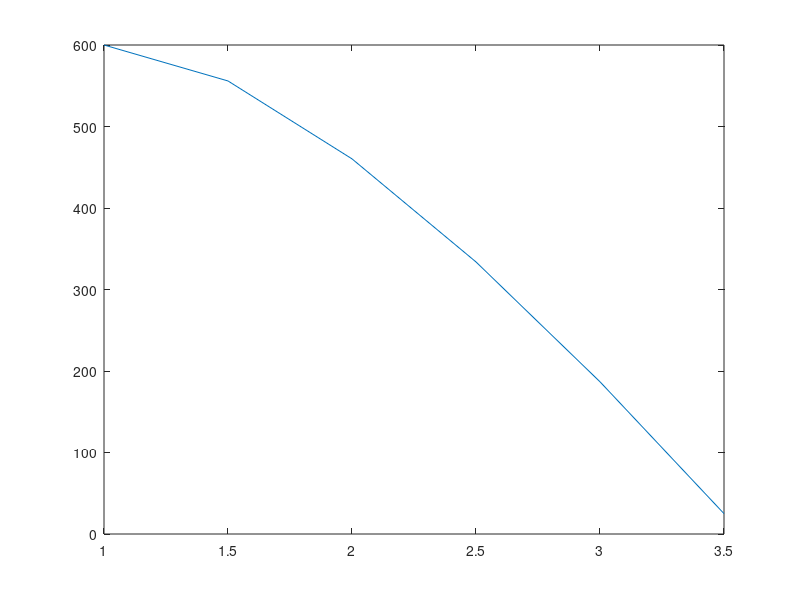

Here is the MATLAB script that generated this plot:
clc

clear

close all

format short g

h = 0.5;
A =[1 0 0 0 0 0;
    1.5*1 -(2*1.5+h) (1.5+h)*1 0 0 0; 
    0 2*1 -(2*2+h) (2+h)*1 0 0;
    0 0 2.5*1 -(2*2.5 +h) (2.5+h)*1 0; 
    0 0 0 3*1 -(2*3 +h) (3+h)*1;
    0 0 0 0 0 1];

b = [600;
     -500*h^2;
     -500*h^2;
    -500*h^2;
     -500*h^2;
    25];

x=linspace(1,3.5,6);
y=A\b
plot(x,y)

% n = 6;
% A = zeros(n,n);
% A(1:1)=1;
% A(6:6) = 1;
% r = 1;
% k = 0;
% for i=2:n-1
%     r = r+0.5;
%     for j=1:n
%             if j+2 < n
%          A(i:j+k) = (r);
%             
%         A(i:j+k+1) = (-(2*r+h));
%         
%         A(i:j+k+2)= ((r+h));
%          k = k+1;
%             end
%     end
% end
% 
% A

 
